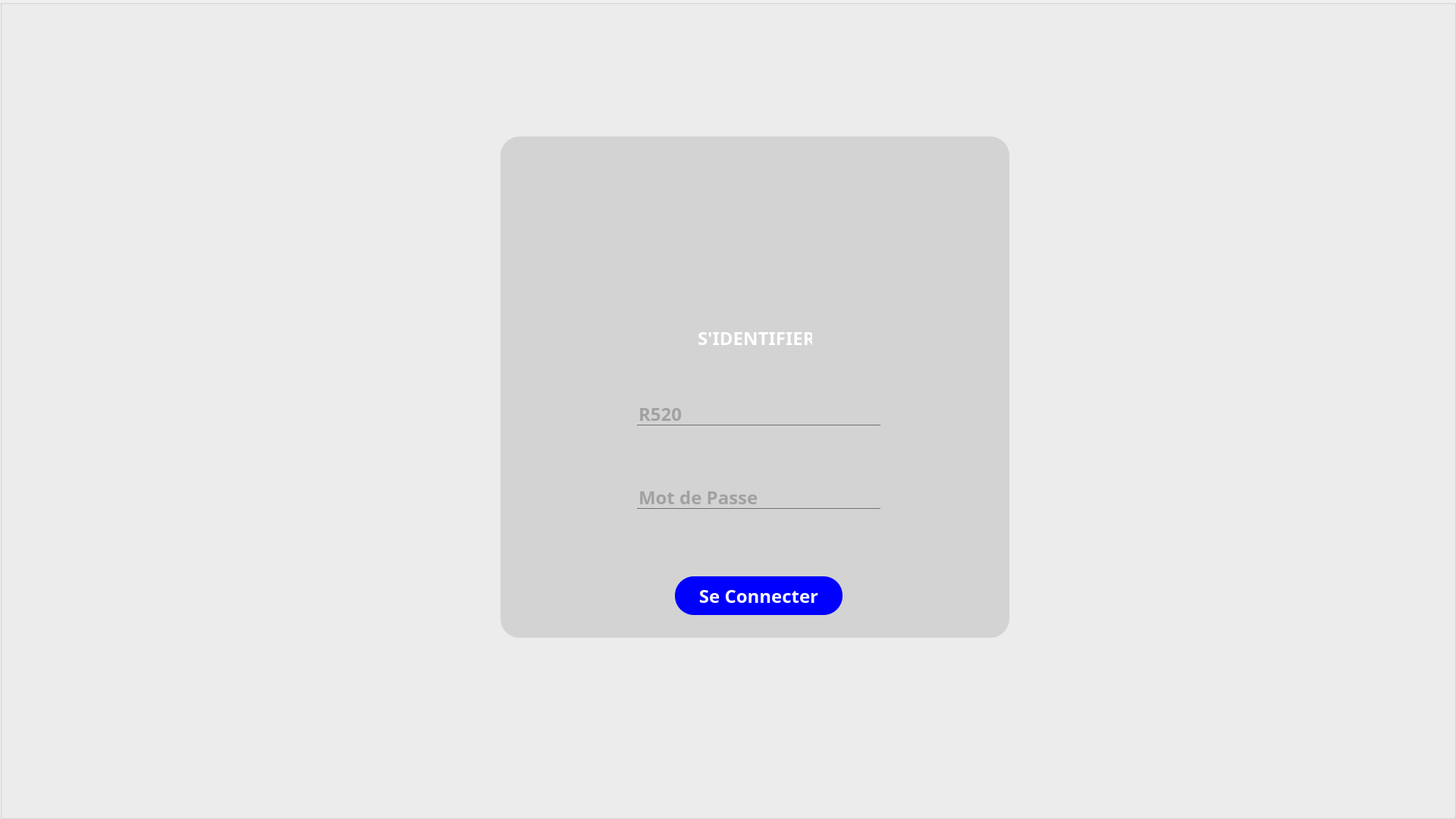
<?xml version="1.0" encoding="UTF-8"?>
<ui version="4.0">
 <class>MainWindow</class>
 <widget class="QMainWindow" name="MainWindow">
  <property name="enabled">
   <bool>true</bool>
  </property>
  <property name="geometry">
   <rect>
    <x>0</x>
    <y>0</y>
    <width>1920</width>
    <height>1080</height>
   </rect>
  </property>
  <property name="windowTitle">
   <string>MainWindow</string>
  </property>
  <property name="styleSheet">
   <string notr="true">*{
	font-family:Century gothic;
	font-size:10px;
	font-weight: bold; 
}
QPushButton{
	border-radius:15px;
	background:blue;
	color:white;
}

QPushButton:hover{
	border-radius:15px;
	background:#49ebff;
	color:#333;
}
</string>
  </property>
  <widget class="QWidget" name="centralwidget">
   <property name="styleSheet">
    <string notr="true"/>
   </property>
   <widget class="QGroupBox" name="groupBox">
    <property name="geometry">
     <rect>
      <x>0</x>
      <y>0</y>
      <width>1920</width>
      <height>1080</height>
     </rect>
    </property>
    <property name="styleSheet">
     <string notr="true">
*{
	font-family:Century gothic;
	font-size:24px;
}
QFrame{
border-radius:10px;
}
QPushButton{
	border-radius:50px;
	background:blue;
}
QToolButton{
	border-radius:50px;
	background:blue;

}

QLabel{
	color:white;
}

QLineEdit{
	background:transparent;
	border:none;
	color:#717072;
	border-bottom:1px solid #717072;
}
#groupBox{
background:url(:/images/bg.jpg);
}</string>
    </property>
    <property name="title">
     <string/>
    </property>
    <widget class="QWidget" name="widget" native="true">
     <property name="geometry">
      <rect>
       <x>660</x>
       <y>180</y>
       <width>671</width>
       <height>661</height>
      </rect>
     </property>
     <property name="styleSheet">
      <string notr="true">background:#D3D3D3;
border-radius:25px;</string>
     </property>
     <widget class="QLabel" name="label">
      <property name="geometry">
       <rect>
        <x>260</x>
        <y>240</y>
        <width>151</width>
        <height>51</height>
       </rect>
      </property>
      <property name="text">
       <string>S'IDENTIFIER</string>
      </property>
     </widget>
     <widget class="QPushButton" name="login_button">
      <property name="geometry">
       <rect>
        <x>230</x>
        <y>580</y>
        <width>221</width>
        <height>51</height>
       </rect>
      </property>
      <property name="styleSheet">
       <string notr="true">QPushButton{
	border-radius:25px;
	background:blue;
	color:white;
}

QPushButton:hover{
	border-radius:25px;
	background:#49ebff;
	color:#333;
}

</string>
      </property>
      <property name="text">
       <string>Se Connecter</string>
      </property>
     </widget>
     <widget class="QLineEdit" name="username_input">
      <property name="geometry">
       <rect>
        <x>180</x>
        <y>350</y>
        <width>321</width>
        <height>31</height>
       </rect>
      </property>
      <property name="text">
       <string/>
      </property>
      <property name="placeholderText">
       <string>R520</string>
      </property>
     </widget>
     <widget class="QLineEdit" name="password_input">
      <property name="geometry">
       <rect>
        <x>180</x>
        <y>460</y>
        <width>321</width>
        <height>31</height>
       </rect>
      </property>
      <property name="text">
       <string/>
      </property>
      <property name="echoMode">
       <enum>QLineEdit::EchoMode::Password</enum>
      </property>
      <property name="placeholderText">
       <string>Mot de Passe</string>
      </property>
     </widget>
     <widget class="QGraphicsView" name="graphicsView">
      <property name="geometry">
       <rect>
        <x>210</x>
        <y>20</y>
        <width>256</width>
        <height>192</height>
       </rect>
      </property>
     </widget>
    </widget>
   </widget>
  </widget>
 </widget>
 <resources/>
 <connections/>
</ui>
